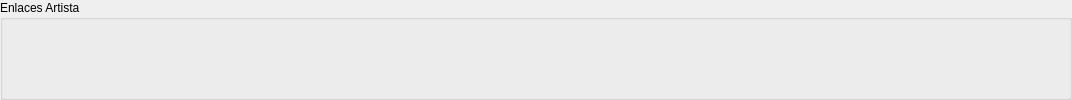
           <widget class="QGroupBox" name="artist_links_group">
            <property name="title">
             <string>Enlaces Artista</string>
            </property>
            <layout class="QGridLayout" name="gridLayout_2">
             <item row="0" column="0">
              <widget class="QPushButton" name="bc_link_button">
               <property name="minimumSize">
                <size>
                 <width>36</width>
                 <height>36</height>
                </size>
               </property>
               <property name="maximumSize">
                <size>
                 <width>36</width>
                 <height>36</height>
                </size>
               </property>
               <property name="text">
                <string/>
               </property>
               <property name="icon">
                <iconset resource="../images.qrc">
                 <normaloff>:/services/bandcamp</normaloff>:/services/bandcamp</iconset>
               </property>
               <property name="iconSize">
                <size>
                 <width>32</width>
                 <height>32</height>
                </size>
               </property>
               <property name="flat">
                <bool>true</bool>
               </property>
              </widget>
             </item>
             <item row="0" column="1">
              <widget class="QPushButton" name="soudcloud_link_button">
               <property name="minimumSize">
                <size>
                 <width>36</width>
                 <height>36</height>
                </size>
               </property>
               <property name="maximumSize">
                <size>
                 <width>36</width>
                 <height>36</height>
                </size>
               </property>
               <property name="text">
                <string/>
               </property>
               <property name="icon">
                <iconset resource="../images.qrc">
                 <normaloff>:/services/soundcloud</normaloff>:/services/soundcloud</iconset>
               </property>
               <property name="iconSize">
                <size>
                 <width>32</width>
                 <height>32</height>
                </size>
               </property>
               <property name="flat">
                <bool>true</bool>
               </property>
              </widget>
             </item>
             <item row="0" column="2">
              <widget class="QPushButton" name="yt_link_button">
               <property name="minimumSize">
                <size>
                 <width>36</width>
                 <height>36</height>
                </size>
               </property>
               <property name="maximumSize">
                <size>
                 <width>36</width>
                 <height>36</height>
                </size>
               </property>
               <property name="text">
                <string/>
               </property>
               <property name="icon">
                <iconset resource="../images.qrc">
                 <normaloff>:/services/youtube</normaloff>:/services/youtube</iconset>
               </property>
               <property name="iconSize">
                <size>
                 <width>32</width>
                 <height>32</height>
                </size>
               </property>
               <property name="flat">
                <bool>true</bool>
               </property>
              </widget>
             </item>
             <item row="0" column="3">
              <widget class="QPushButton" name="spot_link_button">
               <property name="minimumSize">
                <size>
                 <width>36</width>
                 <height>36</height>
                </size>
               </property>
               <property name="maximumSize">
                <size>
                 <width>36</width>
                 <height>36</height>
                </size>
               </property>
               <property name="text">
                <string/>
               </property>
               <property name="icon">
                <iconset resource="../images.qrc">
                 <normaloff>:/services/spotify</normaloff>:/services/spotify</iconset>
               </property>
               <property name="iconSize">
                <size>
                 <width>32</width>
                 <height>32</height>
                </size>
               </property>
               <property name="flat">
                <bool>true</bool>
               </property>
              </widget>
             </item>
             <item row="0" column="4">
              <widget class="QPushButton" name="vimeo_link_button">
               <property name="minimumSize">
                <size>
                 <width>36</width>
                 <height>36</height>
                </size>
               </property>
               <property name="maximumSize">
                <size>
                 <width>36</width>
                 <height>36</height>
                </size>
               </property>
               <property name="text">
                <string/>
               </property>
               <property name="icon">
                <iconset resource="../images.qrc">
                 <normaloff>:/services/vimeo</normaloff>:/services/vimeo</iconset>
               </property>
               <property name="iconSize">
                <size>
                 <width>32</width>
                 <height>32</height>
                </size>
               </property>
               <property name="flat">
                <bool>true</bool>
               </property>
              </widget>
             </item>
             <item row="0" column="5">
              <widget class="QPushButton" name="boomkat_link_button">
               <property name="minimumSize">
                <size>
                 <width>36</width>
                 <height>36</height>
                </size>
               </property>
               <property name="maximumSize">
                <size>
                 <width>36</width>
                 <height>36</height>
                </size>
               </property>
               <property name="text">
                <string/>
               </property>
               <property name="icon">
                <iconset resource="../images.qrc">
                 <normaloff>:/services/boomkat</normaloff>:/services/boomkat</iconset>
               </property>
               <property name="iconSize">
                <size>
                 <width>32</width>
                 <height>32</height>
                </size>
               </property>
               <property name="flat">
                <bool>true</bool>
               </property>
              </widget>
             </item>
             <item row="0" column="6">
              <widget class="QPushButton" name="juno_link_button">
               <property name="minimumSize">
                <size>
                 <width>36</width>
                 <height>36</height>
                </size>
               </property>
               <property name="maximumSize">
                <size>
                 <width>36</width>
                 <height>36</height>
                </size>
               </property>
               <property name="text">
                <string/>
               </property>
               <property name="icon">
                <iconset resource="../images.qrc">
                 <normaloff>:/services/juno</normaloff>:/services/juno</iconset>
               </property>
               <property name="iconSize">
                <size>
                 <width>32</width>
                 <height>32</height>
                </size>
               </property>
               <property name="flat">
                <bool>true</bool>
               </property>
              </widget>
             </item>
             <item row="0" column="7">
              <widget class="QPushButton" name="allmusic_link_button">
               <property name="minimumSize">
                <size>
                 <width>36</width>
                 <height>36</height>
                </size>
               </property>
               <property name="maximumSize">
                <size>
                 <width>36</width>
                 <height>36</height>
                </size>
               </property>
               <property name="text">
                <string/>
               </property>
               <property name="icon">
                <iconset resource="../images.qrc">
                 <normaloff>:/services/allmusic</normaloff>:/services/allmusic</iconset>
               </property>
               <property name="iconSize">
                <size>
                 <width>32</width>
                 <height>32</height>
                </size>
               </property>
               <property name="flat">
                <bool>true</bool>
               </property>
              </widget>
             </item>
             <item row="0" column="8">
              <widget class="QPushButton" name="discogs_link_button">
               <property name="minimumSize">
                <size>
                 <width>36</width>
                 <height>36</height>
                </size>
               </property>
               <property name="maximumSize">
                <size>
                 <width>36</width>
                 <height>36</height>
                </size>
               </property>
               <property name="text">
                <string/>
               </property>
               <property name="icon">
                <iconset resource="../images.qrc">
                 <normaloff>:/services/discogs</normaloff>:/services/discogs</iconset>
               </property>
               <property name="iconSize">
                <size>
                 <width>32</width>
                 <height>32</height>
                </size>
               </property>
               <property name="flat">
                <bool>true</bool>
               </property>
              </widget>
             </item>
             <item row="0" column="9">
              <widget class="QPushButton" name="imdb_link_button">
               <property name="minimumSize">
                <size>
                 <width>36</width>
                 <height>36</height>
                </size>
               </property>
               <property name="maximumSize">
                <size>
                 <width>36</width>
                 <height>36</height>
                </size>
               </property>
               <property name="text">
                <string/>
               </property>
               <property name="icon">
                <iconset resource="../images.qrc">
                 <normaloff>:/services/imdb</normaloff>:/services/imdb</iconset>
               </property>
               <property name="iconSize">
                <size>
                 <width>32</width>
                 <height>32</height>
                </size>
               </property>
               <property name="flat">
                <bool>true</bool>
               </property>
              </widget>
             </item>
             <item row="0" column="10">
              <widget class="QPushButton" name="lastfm_link_button">
               <property name="minimumSize">
                <size>
                 <width>36</width>
                 <height>36</height>
                </size>
               </property>
               <property name="maximumSize">
                <size>
                 <width>36</width>
                 <height>36</height>
                </size>
               </property>
               <property name="text">
                <string/>
               </property>
               <property name="icon">
                <iconset resource="../images.qrc">
                 <normaloff>:/services/lastfm</normaloff>:/services/lastfm</iconset>
               </property>
               <property name="iconSize">
                <size>
                 <width>32</width>
                 <height>32</height>
                </size>
               </property>
               <property name="flat">
                <bool>true</bool>
               </property>
              </widget>
             </item>
             <item row="0" column="11">
              <widget class="QPushButton" name="mb_link_button">
               <property name="minimumSize">
                <size>
                 <width>36</width>
                 <height>36</height>
                </size>
               </property>
               <property name="maximumSize">
                <size>
                 <width>36</width>
                 <height>36</height>
                </size>
               </property>
               <property name="text">
                <string/>
               </property>
               <property name="icon">
                <iconset resource="../images.qrc">
                 <normaloff>:/services/musicbrainz</normaloff>:/services/musicbrainz</iconset>
               </property>
               <property name="iconSize">
                <size>
                 <width>32</width>
                 <height>32</height>
                </size>
               </property>
               <property name="flat">
                <bool>true</bool>
               </property>
              </widget>
             </item>
             <item row="0" column="12">
              <widget class="QPushButton" name="prog_link_button">
               <property name="minimumSize">
                <size>
                 <width>36</width>
                 <height>36</height>
                </size>
               </property>
               <property name="maximumSize">
                <size>
                 <width>36</width>
                 <height>36</height>
                </size>
               </property>
               <property name="text">
                <string/>
               </property>
               <property name="icon">
                <iconset resource="../images.qrc">
                 <normaloff>:/services/guitar</normaloff>:/services/guitar</iconset>
               </property>
               <property name="iconSize">
                <size>
                 <width>32</width>
                 <height>32</height>
                </size>
               </property>
               <property name="flat">
                <bool>true</bool>
               </property>
              </widget>
             </item>
             <item row="0" column="13">
              <widget class="QPushButton" name="rym_link_button">
               <property name="minimumSize">
                <size>
                 <width>36</width>
                 <height>36</height>
                </size>
               </property>
               <property name="maximumSize">
                <size>
                 <width>36</width>
                 <height>36</height>
                </size>
               </property>
               <property name="text">
                <string/>
               </property>
               <property name="icon">
                <iconset resource="../images.qrc">
                 <normaloff>:/services/rym_svg</normaloff>:/services/rym_svg</iconset>
               </property>
               <property name="iconSize">
                <size>
                 <width>32</width>
                 <height>32</height>
                </size>
               </property>
               <property name="flat">
                <bool>true</bool>
               </property>
              </widget>
             </item>
             <item row="0" column="14">
              <widget class="QPushButton" name="ra_link_button">
               <property name="minimumSize">
                <size>
                 <width>36</width>
                 <height>36</height>
                </size>
               </property>
               <property name="maximumSize">
                <size>
                 <width>36</width>
                 <height>36</height>
                </size>
               </property>
               <property name="text">
                <string/>
               </property>
               <property name="icon">
                <iconset resource="../images.qrc">
                 <normaloff>:/services/ra</normaloff>:/services/ra</iconset>
               </property>
               <property name="iconSize">
                <size>
                 <width>32</width>
                 <height>32</height>
                </size>
               </property>
               <property name="flat">
                <bool>true</bool>
               </property>
              </widget>
             </item>
             <item row="0" column="15">
              <widget class="QPushButton" name="setlist_link_button">
               <property name="minimumSize">
                <size>
                 <width>36</width>
                 <height>36</height>
                </size>
               </property>
               <property name="maximumSize">
                <size>
                 <width>36</width>
                 <height>36</height>
                </size>
               </property>
               <property name="text">
                <string/>
               </property>
               <property name="icon">
                <iconset resource="../images.qrc">
                 <normaloff>:/services/msg</normaloff>:/services/msg</iconset>
               </property>
               <property name="iconSize">
                <size>
                 <width>32</width>
                 <height>32</height>
                </size>
               </property>
               <property name="flat">
                <bool>true</bool>
               </property>
              </widget>
             </item>
             <item row="0" column="16">
              <widget class="QPushButton" name="wiki_link_button">
               <property name="minimumSize">
                <size>
                 <width>36</width>
                 <height>36</height>
                </size>
               </property>
               <property name="maximumSize">
                <size>
                 <width>36</width>
                 <height>36</height>
                </size>
               </property>
               <property name="text">
                <string/>
               </property>
               <property name="icon">
                <iconset resource="../images.qrc">
                 <normaloff>:/services/wiki</normaloff>:/services/wiki</iconset>
               </property>
               <property name="iconSize">
                <size>
                 <width>32</width>
                 <height>32</height>
                </size>
               </property>
               <property name="flat">
                <bool>true</bool>
               </property>
              </widget>
             </item>
             <item row="0" column="17">
              <widget class="QPushButton" name="whosampled_link_button">
               <property name="minimumSize">
                <size>
                 <width>36</width>
                 <height>36</height>
                </size>
               </property>
               <property name="maximumSize">
                <size>
                 <width>36</width>
                 <height>36</height>
                </size>
               </property>
               <property name="text">
                <string/>
               </property>
               <property name="icon">
                <iconset resource="../images.qrc">
                 <normaloff>:/services/whosampled</normaloff>:/services/whosampled</iconset>
               </property>
               <property name="iconSize">
                <size>
                 <width>32</width>
                 <height>32</height>
                </size>
               </property>
               <property name="flat">
                <bool>true</bool>
               </property>
              </widget>
             </item>
             <item row="0" column="18">
              <widget class="QPushButton" name="bluesky_link_button">
               <property name="minimumSize">
                <size>
                 <width>36</width>
                 <height>36</height>
                </size>
               </property>
               <property name="maximumSize">
                <size>
                 <width>36</width>
                 <height>36</height>
                </size>
               </property>
               <property name="text">
                <string/>
               </property>
               <property name="icon">
                <iconset resource="../images.qrc">
                 <normaloff>:/services/bluesky</normaloff>:/services/bluesky</iconset>
               </property>
               <property name="iconSize">
                <size>
                 <width>32</width>
                 <height>32</height>
                </size>
               </property>
               <property name="flat">
                <bool>true</bool>
               </property>
              </widget>
             </item>
             <item row="0" column="19">
              <widget class="QPushButton" name="fb_link_button">
               <property name="minimumSize">
                <size>
                 <width>36</width>
                 <height>36</height>
                </size>
               </property>
               <property name="maximumSize">
                <size>
                 <width>36</width>
                 <height>36</height>
                </size>
               </property>
               <property name="text">
                <string/>
               </property>
               <property name="icon">
                <iconset resource="../images.qrc">
                 <normaloff>:/services/facebook</normaloff>:/services/facebook</iconset>
               </property>
               <property name="iconSize">
                <size>
                 <width>32</width>
                 <height>32</height>
                </size>
               </property>
               <property name="flat">
                <bool>true</bool>
               </property>
              </widget>
             </item>
             <item row="0" column="20">
              <widget class="QPushButton" name="ig_link_button">
               <property name="minimumSize">
                <size>
                 <width>36</width>
                 <height>36</height>
                </size>
               </property>
               <property name="maximumSize">
                <size>
                 <width>36</width>
                 <height>36</height>
                </size>
               </property>
               <property name="text">
                <string/>
               </property>
               <property name="icon">
                <iconset resource="../images.qrc">
                 <normaloff>:/services/instagram</normaloff>:/services/instagram</iconset>
               </property>
               <property name="iconSize">
                <size>
                 <width>32</width>
                 <height>32</height>
                </size>
               </property>
               <property name="flat">
                <bool>true</bool>
               </property>
              </widget>
             </item>
             <item row="0" column="21">
              <widget class="QPushButton" name="mastodon_link_button">
               <property name="minimumSize">
                <size>
                 <width>36</width>
                 <height>36</height>
                </size>
               </property>
               <property name="maximumSize">
                <size>
                 <width>36</width>
                 <height>36</height>
                </size>
               </property>
               <property name="text">
                <string/>
               </property>
               <property name="icon">
                <iconset resource="../images.qrc">
                 <normaloff>:/services/mastodon</normaloff>:/services/mastodon</iconset>
               </property>
               <property name="iconSize">
                <size>
                 <width>32</width>
                 <height>32</height>
                </size>
               </property>
               <property name="flat">
                <bool>true</bool>
               </property>
              </widget>
             </item>
             <item row="0" column="22">
              <widget class="QPushButton" name="myspace_link_button">
               <property name="minimumSize">
                <size>
                 <width>36</width>
                 <height>36</height>
                </size>
               </property>
               <property name="maximumSize">
                <size>
                 <width>36</width>
                 <height>36</height>
                </size>
               </property>
               <property name="text">
                <string/>
               </property>
               <property name="icon">
                <iconset resource="../images.qrc">
                 <normaloff>:/services/myspace</normaloff>:/services/myspace</iconset>
               </property>
               <property name="iconSize">
                <size>
                 <width>32</width>
                 <height>32</height>
                </size>
               </property>
               <property name="flat">
                <bool>true</bool>
               </property>
              </widget>
             </item>
             <item row="0" column="23">
              <widget class="QPushButton" name="twitter_link_button">
               <property name="minimumSize">
                <size>
                 <width>36</width>
                 <height>36</height>
                </size>
               </property>
               <property name="maximumSize">
                <size>
                 <width>36</width>
                 <height>36</height>
                </size>
               </property>
               <property name="text">
                <string/>
               </property>
               <property name="icon">
                <iconset resource="../images.qrc">
                 <normaloff>:/services/twitter</normaloff>:/services/twitter</iconset>
               </property>
               <property name="iconSize">
                <size>
                 <width>32</width>
                 <height>32</height>
                </size>
               </property>
               <property name="flat">
                <bool>true</bool>
               </property>
              </widget>
             </item>
             <item row="0" column="24">
              <widget class="QPushButton" name="tumblr_link_button">
               <property name="minimumSize">
                <size>
                 <width>36</width>
                 <height>36</height>
                </size>
               </property>
               <property name="maximumSize">
                <size>
                 <width>36</width>
                 <height>36</height>
                </size>
               </property>
               <property name="text">
                <string/>
               </property>
               <property name="icon">
                <iconset resource="../images.qrc">
                 <normaloff>:/services/tumblr</normaloff>:/services/tumblr</iconset>
               </property>
               <property name="iconSize">
                <size>
                 <width>32</width>
                 <height>32</height>
                </size>
               </property>
               <property name="flat">
                <bool>true</bool>
               </property>
              </widget>
             </item>
            </layout>
           </widget>
